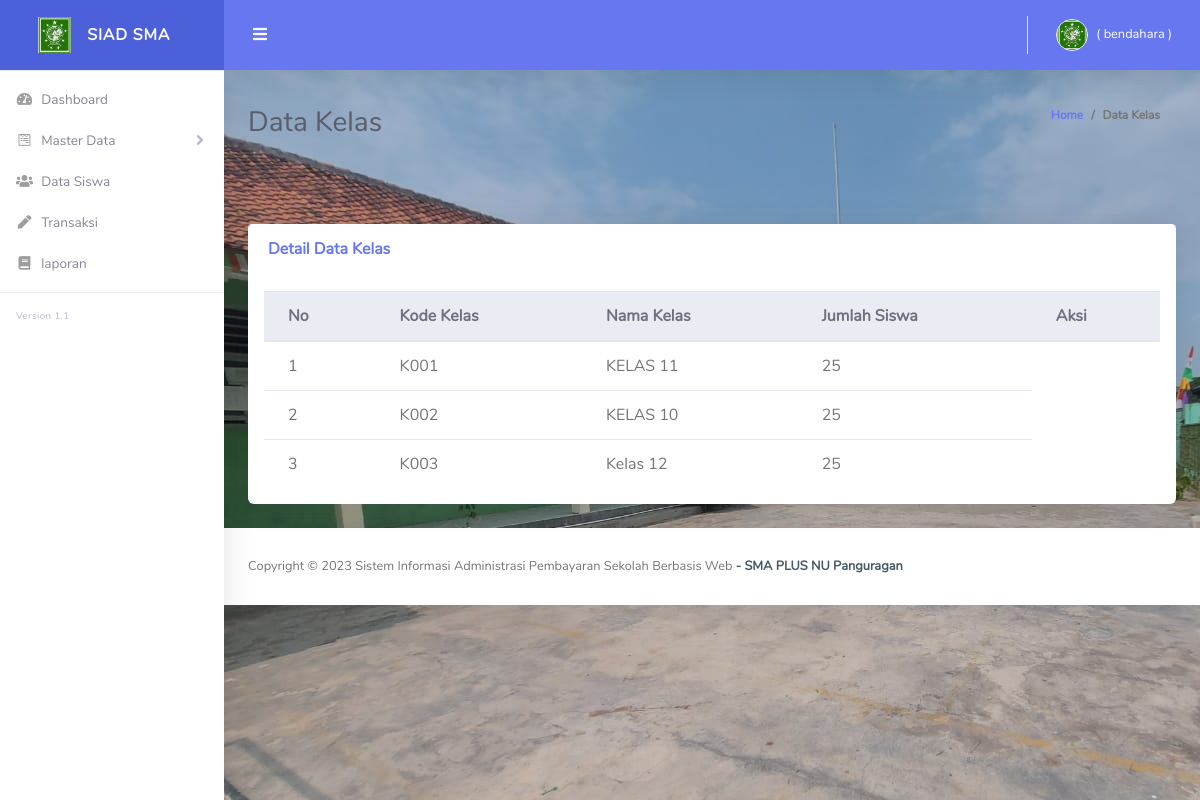
The page /index.php/kelas on the database its author committed.
### tables this page shows
CREATE TABLE `tb_kelas`  (
  `id` int(11) NOT NULL AUTO_INCREMENT,
  `kode_kelas` varchar(100) NOT NULL,
  `nama_kelas` varchar(100) NOT NULL,
  `jumlah` varchar(100) NOT NULL,
  PRIMARY KEY (`id`) USING BTREE
);

### application/controllers/Kelas.php (called while the page is built, shortened)
<?php
class Kelas extends CI_Controller {
    public function __construct()
    {
        $this->load->model('M_global_model');
        $this->load->model('Kelas_model');
        $this->load->model('Periode_model');
    }
    public function index()
    {
        $data['title']  = 'SIAD SMA Pangurugan';
        $judul['judul'] = 'Data Kelas';
        $queryAllKel = $this->Kelas_model->ambildatakelas();
        $DATA = array('queryKel' => $queryAllKel);
        $queryAllPeriode = $this->Periode_model->ambildataperiode();
        $DATA2 = array('queryPeriode' => $queryAllPeriode);
        $DATA3 = $judul + $DATA + $DATA2;
		$this->load->view('template/header',$data);
		$this->load->view('template/sidebar');
        $this->load->view('template/topbar');
        $this->load->view('admin/kelas',$DATA3);
        $this->load->view('template/footer');
    }
}

### index.php (called while the page is built, shortened)
<?php
require_once BASEPATH.'core/CodeIgniter.php';

### application/models/Kelas_model.php (called while the page is built, shortened)
<?php
class Kelas_model extends CI_Model
{
    function ambildatakelas()
      {
        $query = $this->db->get('tb_kelas');
        return $query->result();
      }
}

### application/views/admin/kelas.php (the view, shortened to what this page needs)
<div class="container-fluid" id="container-wrapper">
  <div class="d-sm-flex align-items-center justify-content-between mb-4">
    <h1 class="h3 mb-0 text-gray-800"><?= $judul; ?></h1>
    <ol class="breadcrumb">
      <li class="breadcrumb-item"><a href="./">Home</a></li>
      <li class="breadcrumb-item active" aria-current="page"><?= $judul; ?></li>
    </ol>
  </div>
  <br>
  <br>
  <div class="card mb-4">
    <div class="card-header py-3 d-flex flex-row align-items-center justify-content-between">
      <h6 class="m-0 font-weight-bold text-primary">Detail Data Kelas</h6>
    </div>
    <div class="table-responsive p-3">
      <table class="table align-items-center table-flush" id="dataTable">
        <thead class="thead-light">
          <tr>
            <th>No</th>
            <th>Kode Kelas</th>
            <th>Nama Kelas</th>
            <th>Jumlah Siswa</th>
            <th>Aksi</th>
          </tr>
        </thead>
        <tbody>
          <?php
          $no = 0;
          foreach ($queryKel as $value) {
            $no++
          ?>
            <tr>
              <td><?php echo $no; ?></td>
              <td><?php echo $value->kode_kelas; ?></td>
              <td><?php echo $value->nama_kelas; ?></td>
              <td><?php echo $value->jumlah; ?></td>
            </tr>
          <?php
          }
          ?>
        </tbody>
      </table>
    </div>
  </div>
</div>

### rows shown on the page
tb_kelas: kode_kelas "K001", nama_kelas "KELAS 11", jumlah "25"
tb_kelas: kode_kelas "K002", nama_kelas "KELAS 10", jumlah "25"
tb_kelas: kode_kelas "K003", nama_kelas "Kelas 12", jumlah "25"

### other values the page prints
$roleName "bendahara"
$judul "Data Kelas"
